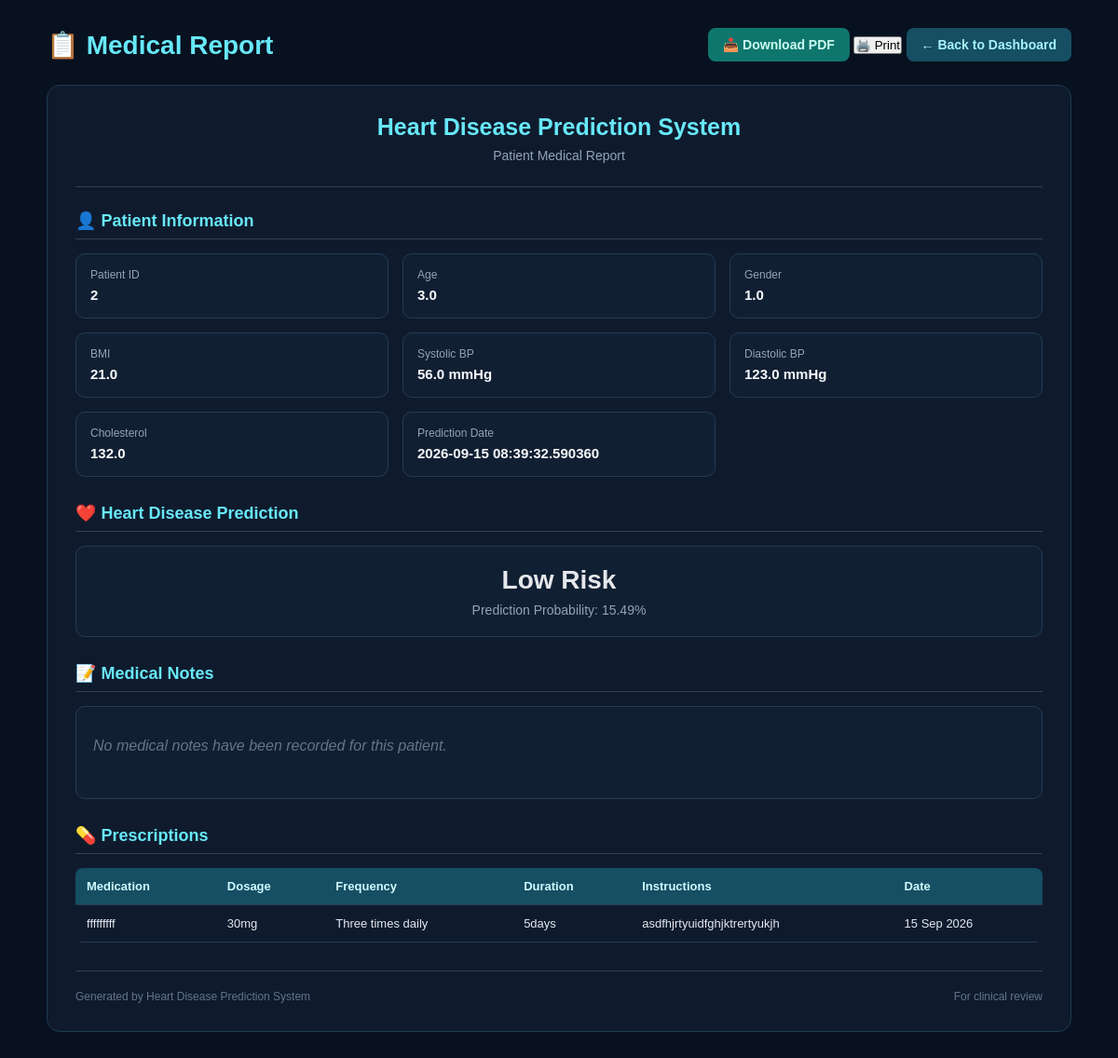
/doctor/patient/2/report (signed in), run on the app's committed database.
### app.py (models this page shows)
class Patient(db.Model):
    id = db.Column(
        db.Integer,
        primary_key=True
    )
    patient_code = db.Column(
        db.String(50),
        nullable=True,
        index=True
    )
    age = db.Column(
        db.Float
    )
    gender = db.Column(
        db.Float
    )
    bmi = db.Column(
        db.Float
    )
    systolic = db.Column(
        db.Float
    )
    diastolic = db.Column(
        db.Float
    )
    cholesterol = db.Column(
        db.Float
    )
    risk = db.Column(
        db.String(50)
    )
    probability = db.Column(
        db.Float
    )
    date = db.Column(
        db.DateTime,
        default=datetime.utcnow
    )

class Prescription(db.Model):
    id = db.Column(
        db.Integer,
        primary_key=True
    )
    patient_id = db.Column(
        db.Integer,
        db.ForeignKey("patient.id"),
        nullable=False
    )
    medication = db.Column(
        db.String(200),
        nullable=False
    )
    dosage = db.Column(
        db.String(100),
        nullable=False
    )
    frequency = db.Column(
        db.String(100),
        nullable=False
    )
    duration = db.Column(
        db.String(100),
        nullable=False
    )
    instructions = db.Column(
        db.Text,
        nullable=True
    )
    created_at = db.Column(
        db.DateTime,
        default=datetime.utcnow
    )
    patient = db.relationship(
        "Patient",
        backref=db.backref(
            "prescriptions",
            lazy=True
        )
    )

### app.py (the view)
@app.route(
    "/doctor/patient/<int:patient_id>/report"
)
def medical_report(patient_id):
    if "role" not in session:
        return redirect(
            "/login"
        )
    patient = Patient.query.get_or_404(
        patient_id
    )
    if session["role"] == "patient":
        if patient.patient_code != session.get(
            "patient_code"
        ):
            return "Access Denied"
    elif session["role"] not in [
        "doctor",
        "admin"
    ]:
        return "Access Denied"
    notes = MedicalNote.query.filter_by(
        patient_id=patient.id
    ).order_by(
        MedicalNote.created_at.desc()
    ).all()
    prescriptions = Prescription.query.filter_by(
        patient_id=patient.id
    ).order_by(
        Prescription.created_at.desc()
    ).all()
    return render_template(
        "medical_report.html",
        patient=patient,
        notes=notes,
        prescriptions=prescriptions
    )

### templates/medical_report.html (shortened to what this page needs)
<!DOCTYPE html>
<html lang="en">
<head>
</head>
<body>
<div class="container">
    <div class="top-bar">
    <h1>📋 Medical Report</h1>
    <div class="top-actions">
    <a
        href="{{ url_for('medical_report_pdf', patient_id=patient.id) }}"
        class="download-button"
    >
        📥 Download PDF
    </a>
    <button onclick="window.print()" class="print-button">
        🖨️ Print
    </button>
    <a
        href="{{ url_for('doctor_dashboard') }}"
        class="back-button"
    >
        ← Back to Dashboard
    </a>
</div>
</div>
    <div class="report">
        <div class="report-header">
            <h2>Heart Disease Prediction System</h2>
            <p>
                Patient Medical Report
            </p>
        </div>
        <div class="section">
            <h3 class="section-title">
                👤 Patient Information
            </h3>
            <div class="info-grid">
                <div class="info-card">
                    <span class="label">Patient ID</span>
                    <span class="value">
                        {{ patient.id }}
                    </span>
                </div>
                <div class="info-card">
                    <span class="label">Age</span>
                    <span class="value">
                        {{ patient.age }}
                    </span>
                </div>
                <div class="info-card">
                    <span class="label">Gender</span>
                    <span class="value">
                        {{ patient.gender }}
                    </span>
                </div>
                <div class="info-card">
                    <span class="label">BMI</span>
                    <span class="value">
                        {{ patient.bmi }}
                    </span>
                </div>
                <div class="info-card">
                    <span class="label">Systolic BP</span>
                    <span class="value">
                        {{ patient.systolic }} mmHg
                    </span>
                </div>
                <div class="info-card">
                    <span class="label">Diastolic BP</span>
                    <span class="value">
                        {{ patient.diastolic }} mmHg
                    </span>
                </div>
                <div class="info-card">
                    <span class="label">Cholesterol</span>
                    <span class="value">
                        {{ patient.cholesterol }}
                    </span>
                </div>
                <div class="info-card">
                    <span class="label">Prediction Date</span>
                    <span class="value">
                        {{ patient.date }}
                    </span>
                </div>
            </div>
        </div>
        <div class="section">
            <h3 class="section-title">
                ❤️ Heart Disease Prediction
            </h3>
            <div class="risk-box">
                <div class="risk-value">
                    {{ patient.risk }}
                </div>
                <div class="probability">
                    Prediction Probability:
                    {{ patient.probability }}%
                </div>
            </div>
        </div>
        <div class="section">
            <h3 class="section-title">
                📝 Medical Notes
            </h3>
            <div class="notes-box">
                {% if notes %}
                    {% for note in notes %}
                        <div class="note">
                            <div class="note-text">
                                {{ note.note }}
                            </div>
                            <div class="note-date">
                                {{ note.created_at.strftime('%d %B %Y, %H:%M') }}
                            </div>
                        </div>
                    {% endfor %}
                {% else %}
                    <div class="empty">
                        No medical notes have been recorded for this patient.
                    </div>
                {% endif %}
            </div>
        </div>
        <div class="section">
            <h3 class="section-title">
                💊 Prescriptions
            </h3>
            {% if prescriptions %}
                <table class="prescription-table">
                    <thead>
                        <tr>
                            <th>Medication</th>
                            <th>Dosage</th>
                            <th>Frequency</th>
                            <th>Duration</th>
                            <th>Instructions</th>
                            <th>Date</th>
                        </tr>
                    </thead>
                    <tbody>
                        {% for prescription in prescriptions %}
                        <tr>
                            <td>
                                {{ prescription.medication }}
                            </td>
                            <td>
                                {{ prescription.dosage }}
                            </td>
                            <td>
                                {{ prescription.frequency }}
                            </td>
                            <td>
                                {{ prescription.duration }}
                            </td>
                            <td>
                                {{ prescription.instructions or 'None' }}
                            </td>
                            <td>
                                {{ prescription.created_at.strftime('%d %b %Y') }}
                            </td>
                        </tr>
                        {% endfor %}
                    </tbody>
                </table>
            {% else %}
                <div class="notes-box">
                    <div class="empty">
                        No prescriptions have been recorded for this patient.
                    </div>
                </div>
            {% endif %}
        </div>
        <div class="footer">
            <span>
                Generated by Heart Disease Prediction System
            </span>
            <span>
                For clinical review
            </span>
        </div>
    </div>
</div>
</body>
</html>

### templates/medical_report.html (style rules this page uses)
* { box-sizing: border-box; margin: 0; padding: 0; }
body { font-family: Arial, Helvetica, sans-serif; background: #07111f; color: #e5e7eb; padding: 30px; }
.container { max-width: 1100px; margin: auto; }
.top-bar { display: flex; justify-content: space-between; align-items: center; margin-bottom: 25px; }
.top-bar h1 { color: #67e8f9; font-size: 28px; }
.back-button { text-decoration: none; background: #164e63; color: #a5f3fc; padding: 10px 16px; border-radius: 8px; font-size: 14px; font-weight: 600; }
.report { background: #0f1b2d; border: 1px solid #1e3a4f; border-radius: 14px; padding: 30px; }
.report-header { text-align: center; border-bottom: 1px solid #334155; padding-bottom: 25px; margin-bottom: 25px; }
.report-header h2 { color: #67e8f9; font-size: 25px; margin-bottom: 8px; }
.report-header p { color: #94a3b8; font-size: 14px; }
.section { margin-bottom: 28px; }
.section-title { color: #67e8f9; font-size: 18px; margin-bottom: 15px; padding-bottom: 8px; border-bottom: 1px solid #334155; }
.info-grid { display: grid; grid-template-columns: repeat(3, 1fr); gap: 15px; }
.info-card { background: #111f33; border: 1px solid #243b53; border-radius: 10px; padding: 15px; }
.label { display: block; color: #94a3b8; font-size: 12px; margin-bottom: 6px; }
.value { color: #f8fafc; font-size: 15px; font-weight: 600; }
.risk-box { background: #111f33; border: 1px solid #243b53; border-radius: 10px; padding: 20px; text-align: center; }
.risk-value { font-size: 28px; font-weight: bold; margin-bottom: 8px; }
.probability { color: #94a3b8; font-size: 14px; }
.notes-box { background: #111f33; border: 1px solid #243b53; border-radius: 10px; padding: 18px; min-height: 100px; }
.prescription-table { width: 100%; border-collapse: collapse; overflow: hidden; border-radius: 8px; }
.prescription-table th, .prescription-table td { padding: 12px; text-align: left; border-bottom: 1px solid #243b53; }
.prescription-table th { background: #164e63; color: #cffafe; font-size: 13px; }
.prescription-table td { color: #e2e8f0; font-size: 13px; }
.empty { color: #64748b; font-style: italic; padding: 15px 0; }
.footer { margin-top: 30px; padding-top: 20px; border-top: 1px solid #334155; display: flex; justify-content: space-between; color: #64748b; font-size: 12px; }
.download-button { display: inline-block; text-decoration: none; background: #0f766e; color: #ccfbf1; padding: 10px 16px; border-radius: 8px; font-size: 14px; font-weight: 600; }

### data on the page
Patient: id "2", age "3.0", gender "1.0", bmi "21.0", systolic "56.0", diastolic "123.0", cholesterol "132.0", date "2026-09-15 08:39:32.590360", risk "Low Risk", probability "15.49"
Prescription: medication "fffffffff", dosage "30mg", frequency "Three times daily", duration "5days", instructions "asdfhjrtyuidfghjktrertyukjh", created_at "15 Sep 2026"
